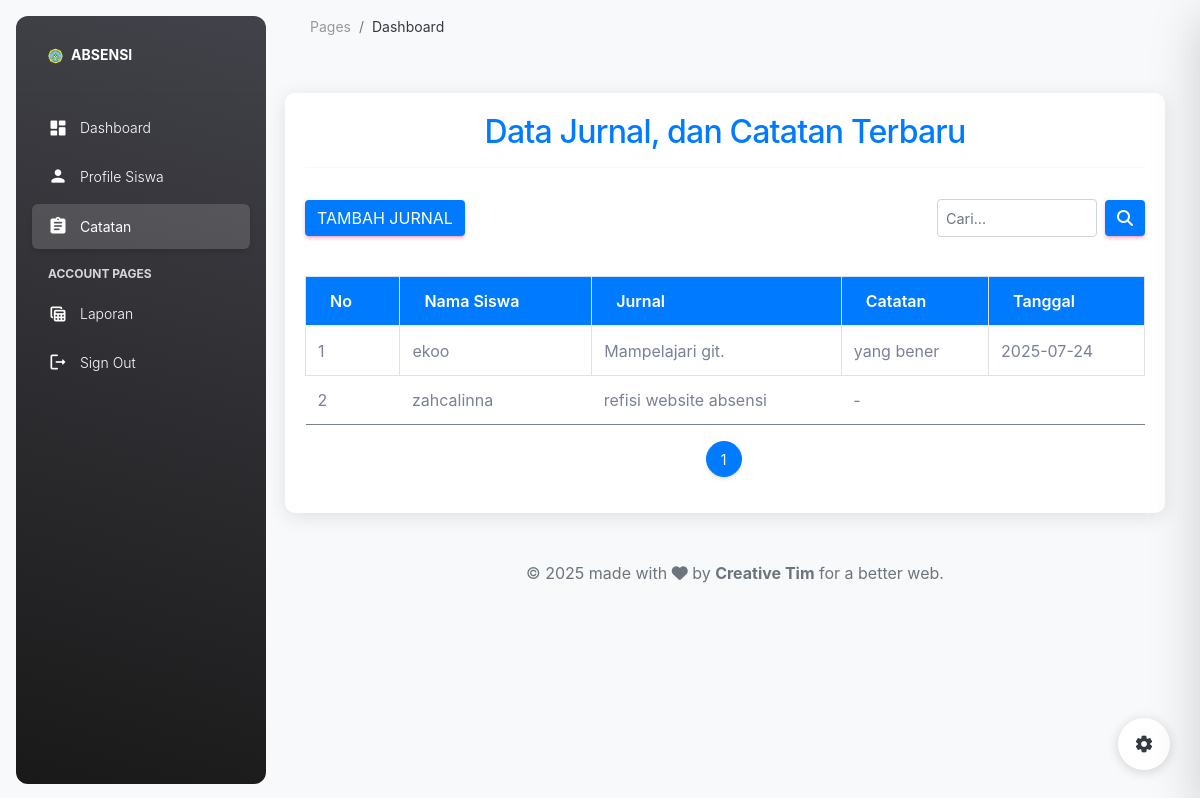
The app's page /index.php?page=catatan (signed in), older data.
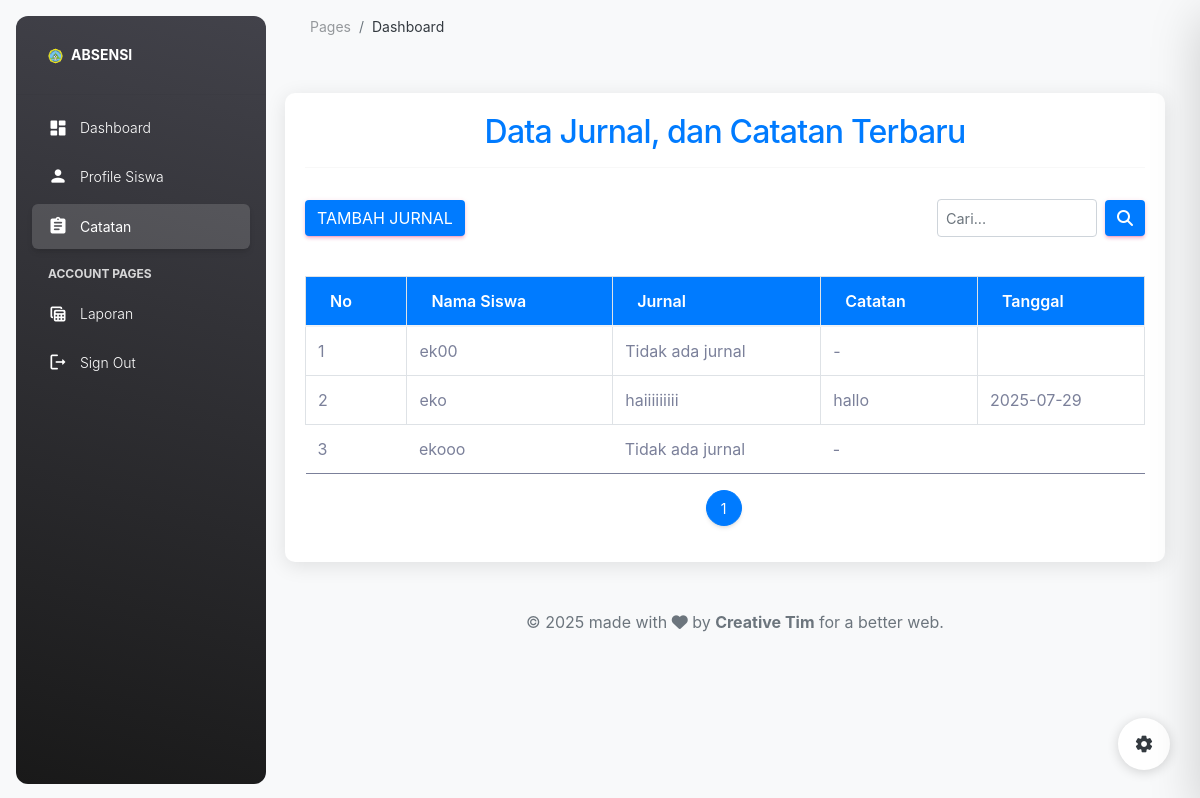
The same page, newer data.
### tables this page shows
CREATE TABLE `jurnal` (
  `id_jurnal` int(11) NOT NULL,
  `tanggal` date NOT NULL,
  `keterangan` text NOT NULL,
  `id_siswa` int(11) NOT NULL
);

CREATE TABLE `siswa` (
  `id_siswa` int(11) NOT NULL,
  `nis` varchar(15) NOT NULL,
  `nisn` varchar(15) NOT NULL,
  `nama_siswa` varchar(50) NOT NULL,
  `no_wa` varchar(20) NOT NULL,
  `kelas` varchar(10) NOT NULL,
  `pro_keahlian` varchar(50) NOT NULL,
  `TL` text NOT NULL,
  `TTGL` date NOT NULL,
  `id_sekolah` int(11) NOT NULL,
  `id_perusahaan` int(11) NOT NULL,
  `tanggal_mulai` date NOT NULL,
  `tanggal_selesai` date NOT NULL,
  `id_pembimbing` int(11) NOT NULL,
  `id_guru` int(11) NOT NULL,
  `username` varchar(20) NOT NULL,
  `password` varchar(20) NOT NULL
);

### pages/catatan/catatan.php (the view, shortened to what the changed rows need)
<?php
include('koneksi.php');
$limit = 10;
$page_no = isset($_GET['page_no']) ? (int)$_GET['page_no'] : 1;
$offset = ($page_no - 1) * $limit;
$search = isset($_GET['search']) ? mysqli_real_escape_string($coneksi, $_GET['search']) : '';
$count_sql = "
    SELECT COUNT(*) AS total
    FROM siswa
    LEFT JOIN (
        SELECT * FROM jurnal
        WHERE id_jurnal IN (
            SELECT MAX(id_jurnal) FROM jurnal GROUP BY id_siswa
        )
    ) AS jurnal ON siswa.id_siswa = jurnal.id_siswa
    LEFT JOIN (
        SELECT id_jurnal, catatan
        FROM catatan
        WHERE id_catatan IN (
            SELECT MAX(id_catatan) FROM catatan GROUP BY id_jurnal
        )
    ) AS c ON jurnal.id_jurnal = c.id_jurnal
    WHERE siswa.nama_siswa LIKE '%$search%'
";
$count_result = mysqli_query($coneksi, $count_sql);
$total_rows = mysqli_fetch_assoc($count_result)['total'] ?? 0;
$total_pages = max(1, ceil($total_rows / $limit));
?>
<!DOCTYPE html>
<html>
<head>
    <link rel="stylesheet" href="https://stackpath.bootstrapcdn.com/bootstrap/4.1.3/css/bootstrap.min.css">
    <link rel="stylesheet" href="https://cdnjs.cloudflare.com/ajax/libs/font-awesome/6.4.0/css/all.min.css">
</head>
<body>
    <div class="main-container container-custom">
        <h2 class="text-center text-primary">Data Jurnal, dan Catatan Terbaru</h2>
        <div class="table-responsive">
            <table class="table table-bordered">
                <thead>
                    <tr>
                        <th>No</th>
                        <th>Nama Siswa</th>
                        <th>Jurnal</th>
                        <th>Catatan</th>
                        <th>Tanggal</th>
                    </tr>
                </thead>
                <tbody>
                    <?php
                    $sql = "
                            SELECT
                                siswa.id_siswa,
                                siswa.nama_siswa,
                                jurnal.id_jurnal,
                                jurnal.keterangan AS keterangan_jurnal,
                                c.catatan,
                                c.tanggal
                            FROM siswa
                            LEFT JOIN (
                                SELECT * FROM jurnal
                                WHERE id_jurnal IN (
                                    SELECT MAX(id_jurnal) FROM jurnal GROUP BY id_siswa
                                )
                            ) AS jurnal ON siswa.id_siswa = jurnal.id_siswa
                            LEFT JOIN (
                                SELECT id_jurnal, catatan, tanggal
                                FROM catatan
                                WHERE id_catatan IN (
                                    SELECT MAX(id_catatan) FROM catatan GROUP BY id_jurnal
                                )
                            ) AS c ON jurnal.id_jurnal = c.id_jurnal
                            WHERE siswa.nama_siswa LIKE '%$search%'
                            ORDER BY siswa.nama_siswa ASC
                            LIMIT $limit OFFSET $offset ";
                    $result = mysqli_query($coneksi, $sql) or die(mysqli_error($coneksi));
                    if (mysqli_num_rows($result) > 0) {
                        $no = $offset + 1;
                        while ($row = mysqli_fetch_assoc($result)) {
                            $id_jurnal = $row['id_jurnal'] ?? 0;
                            $catatan = !empty($row['catatan']) ? $row['catatan'] : '-';
                            $keterangan = !empty($row['keterangan_jurnal']) ? $row['keterangan_jurnal'] : 'Tidak ada jurnal';
                            echo '<tr class="clickable-row" data-href="index.php?page=tambahcatatan&id_jurnal=' . $id_jurnal . '">';
                            echo '<td>' . $no . '</td>';
                            echo '<td>' . htmlspecialchars($row['nama_siswa']) . '</td>';
                            echo '<td>' . htmlspecialchars($keterangan) . '</td>';
                            echo '<td>' . htmlspecialchars($catatan) . '</td>';
                            echo '<td>' . htmlspecialchars($row['tanggal'] ?? '') . '</td>';
                            echo '</tr>';
                            $no++;
                        }
                    } else {
                        echo '<tr><td colspan="4" class="text-center">Tidak ada data ditemukan.</td></tr>';
                    }
                    ?>
                </tbody>
            </table>
        </div>
        <nav aria-label="Page navigation">
            <ul class="pagination justify-content-center">
                <?php for ($i = 1; $i <= $total_pages; $i++): ?>
                    <li class="page-item <?= ($i == $page_no) ? 'active' : '' ?>">
                        <a class="page-link" href="?page=catatan&search=<?= urlencode($search) ?>&page_no=<?= $i ?>"><?= $i ?></a>
                    </li>
                <?php endfor; ?>
            </ul>
        </nav>
    </div>
</body>
</html>

Row changes from the older to the newer data that the page shows:
no longer on this page (row unchanged): jurnal: id_siswa.nama_siswa "ekoo", keterangan "Mampelajari git.", catatan "yang bener", tanggal "2025-07-24"
no longer on this page (row unchanged): jurnal: id_siswa.nama_siswa "zahcalinna", keterangan "refisi website absensi", catatan "-"
added siswa: nama_siswa "ek00", keterangan "Tidak ada jurnal", catatan "-"
added jurnal: id_siswa.nama_siswa "eko", keterangan "haiiiiiiiii", catatan "hallo", tanggal "2025-07-29"
added siswa: nama_siswa "ekooo", keterangan "Tidak ada jurnal", catatan "-"
